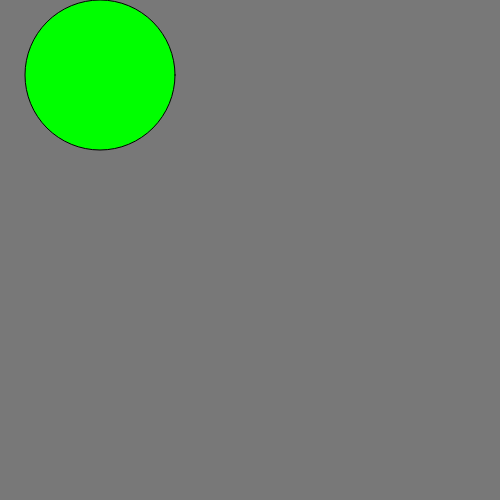
Frame 1 (no input)
Frame 60 (no input): identical to frame 1, image omitted
Frame 120 (the mouse pressed at the canvas centre since frame 60): identical to frame 1, image omitted

The p5.js sketch that drew this single still picture (run headless with seeded random() and noise() and a simulated clock; from frame 60 on, the mouse is pressed at the canvas centre):

// p5.js sketch
// ── sketch.js
var x = 100;
var y = 75;

function setup() {
  createCanvas(500, 500);
  background(120);
}

function draw() {
  background(120);
  fill(0, 255, 0);
  ellipse(x, y, 150, 150);
  
  if (keyIsPressed) {
    if (keyCode == UP_ARROW) {
      y = max(75, y - 10);
    } else if (keyCode == DOWN_ARROW) {
      y = min(y + 10, 425);
    } else if (keyCode == RIGHT_ARROW) {
      x = min(x + 10, 425);
    } else if (keyCode == LEFT_ARROW) {
      x = max(75, x - 10);
    }
  }
}
// ── sketch0.js
var x = 100;
var y = 75;

function setup() {
  createCanvas(500, 500);
  background(120);
}

function draw() {
  background(120);
  fill(0, 255, 0);
  ellipse(x, y, 150, 150);
  
  if (keyIsPressed) {
    if (keyCode == RIGHT_ARROW) {
      x +=10;
    } else if (keyCode == LEFT_ARROW) {
      x = max(75, x - 10);
    }
  }
}
